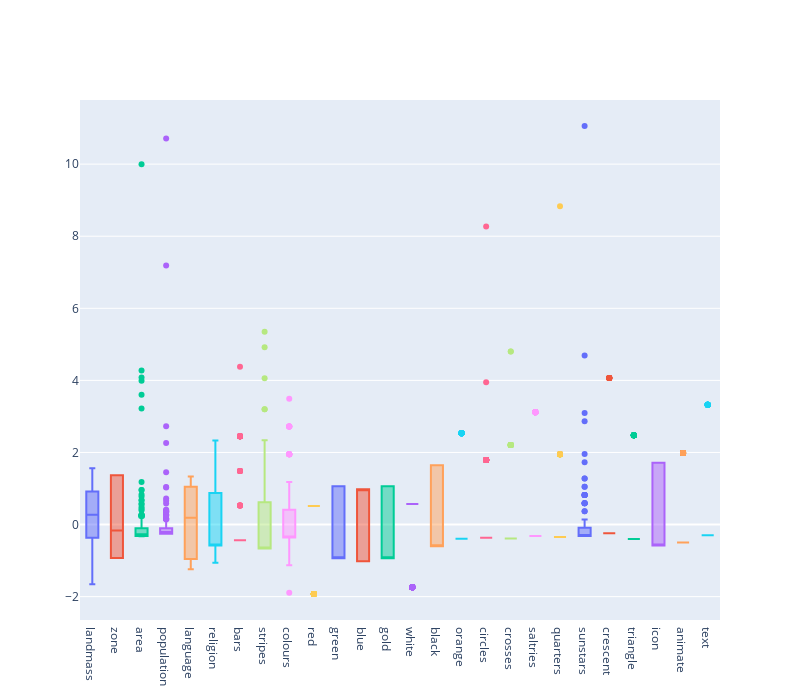

Source (notebook cell):
### Code cell
import plotly.graph_objects as go
import numpy as np

standard = (X.select_dtypes(include=[np.number]) - X.select_dtypes(include=[np.number]).mean()) / X.select_dtypes(include=[np.number]).std()

box_fig = go.Figure()
for column in standard.columns:
    box_fig.add_trace(go.Box(y=standard[column], name=column))
box_fig.update_layout(showlegend=False, height=700, width=800)
box_fig.show()

### Figure 1 — Plotly figure (JSON) as saved in the notebook; plotly's stock layout.template omitted (floating-point values rounded to 4 significant figures; data arrays with more than 128 entries replaced by an {"elided": "..."} marker saying what was removed)
{"data": [{"name": "landmass", "type": "box", "y": {"elided": "194 float values"}}, {"name": "zone", "type": "box", "y": {"elided": "194 float values"}}, {"name": "area", "type": "box", "y": {"elided": "194 float values"}}, {"name": "population", "type": "box", "y": {"elided": "194 float values"}}, {"name": "language", "type": "box", "y": {"elided": "194 float values"}}, {"name": "religion", "type": "box", "y": {"elided": "194 float values"}}, {"name": "bars", "type": "box", "y": {"elided": "194 float values"}}, {"name": "stripes", "type": "box", "y": {"elided": "194 float values"}}, {"name": "colours", "type": "box", "y": {"elided": "194 float values"}}, {"name": "red", "type": "box", "y": {"elided": "194 float values"}}, {"name": "green", "type": "box", "y": {"elided": "194 float values"}}, {"name": "blue", "type": "box", "y": {"elided": "194 float values"}}, {"name": "gold", "type": "box", "y": {"elided": "194 float values"}}, {"name": "white", "type": "box", "y": {"elided": "194 float values"}}, {"name": "black", "type": "box", "y": {"elided": "194 float values"}}, {"name": "orange", "type": "box", "y": {"elided": "194 float values"}}, {"name": "circles", "type": "box", "y": {"elided": "194 float values"}}, {"name": "crosses", "type": "box", "y": {"elided": "194 float values"}}, {"name": "saltries", "type": "box", "y": {"elided": "194 float values"}}, {"name": "quarters", "type": "box", "y": {"elided": "194 float values"}}, {"name": "sunstars", "type": "box", "y": {"elided": "194 float values"}}, {"name": "crescent", "type": "box", "y": {"elided": "194 float values"}}, {"name": "triangle", "type": "box", "y": {"elided": "194 float values"}}, {"name": "icon", "type": "box", "y": {"elided": "194 float values"}}, {"name": "animate", "type": "box", "y": {"elided": "194 float values"}}, {"name": "text", "type": "box", "y": {"elided": "194 float values"}}], "layout": {"height": 700, "showlegend": false, "width": 800}}
